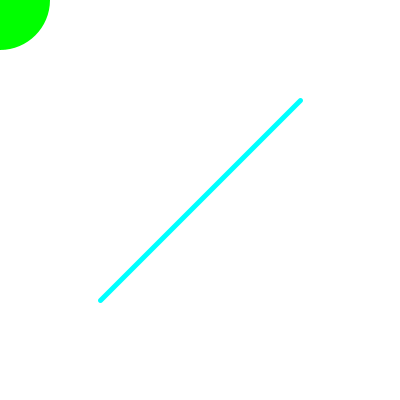
Frame 1 (no input)
Frame 60 (the mouse pressed at the canvas centre just before this capture): identical to frame 1, image omitted
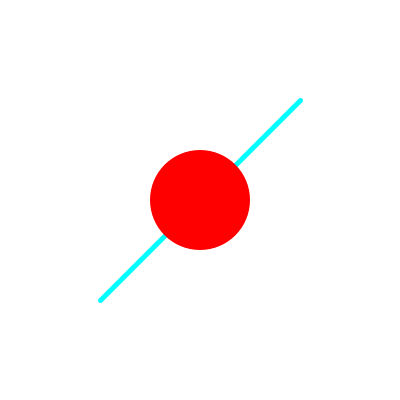
Frame 120 (the mouse held since frame 60 and released just before this capture)

The Processing sketch that drew these frames (run headless with seeded random() and noise(); from frame 60 on, the mouse is pressed at the canvas centre):

// Processing sketch: collisionTests_working_
// ── collisionTests_working_.pde
PVector p1, p2;

void setup(){
  size(400,400);
  p1 = new PVector(100, 300);
  p2 = new PVector(300, 100);
  strokeWeight(5);
}

void draw(){
  background(255);
  
  stroke(0,255,255);
  line(p1.x,p1.y,p2.x,p2.y);
  //point(p1.x,p1.y);
  noStroke();
  if (circleLine(new PVector(mouseX, mouseY), p1, p2, 50)){
    fill(255,0,0);
  }else{
    fill(0,255,0);
  }
  
  ellipse(mouseX, mouseY, 100, 100);
}

boolean circleLine(PVector c1, PVector l1, PVector l2, float r){
  float d1 = dist(c1.x, c1.y, l1.x, l1.y);
  float d2 = dist(c1.x, c1.y, l2.x, l2.y);
  if(d1 <= r||d2 <= r){
    return true;
  }
  PVector a = new PVector(c1.x-l1.x,c1.y-l1.y);
  PVector b = new PVector(l2.x-l1.x,l2.y-l1.y);
  float m1 = sqrt(pow(a.x,2)+pow(a.y,2));
  float m2 = sqrt(pow(b.x,2)+pow(b.y,2));
  float m3 = cos(PVector.angleBetween(a,b))*m1;
  PVector c = b.copy().setMag(m3);
  PVector closestPoint = l1.copy().add(c);
  if(!pointLine(l1, l2, closestPoint)){
    return false;
  }
  return circlePoint(c1, closestPoint, r);
}

boolean pointLine(PVector l1, PVector l2, PVector p1){
  float d1 = dist(l1.x, l1.y, p1.x, p1.y);
  float d2 = dist(l2.x, l2.y, p1.x, p1.y);
  float totalDist = dist(l1.x,l1.y,l2.x,l2.y);
  float buffer = 0.1;
  return d1+d2<=totalDist+buffer;
}

boolean circlePoint(PVector c1, PVector p1, float r){
  float d1 = dist(c1.x, c1.y, p1.x, p1.y);
  return d1 <= r;
}
